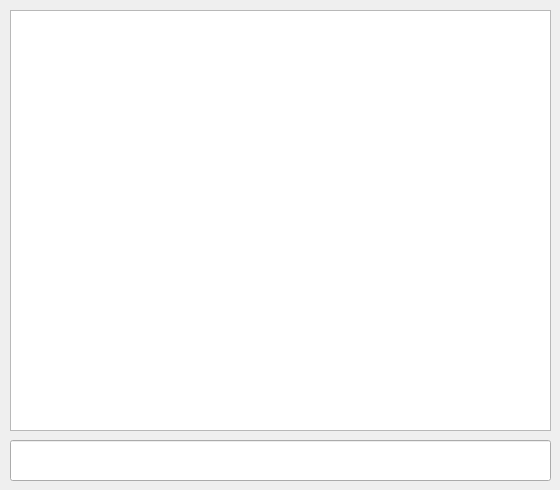
<?xml version="1.0" encoding="UTF-8"?>
<ui version="4.0">
 <class>MainWindow</class>
 <widget class="QMainWindow" name="MainWindow">
  <property name="geometry">
   <rect>
    <x>0</x>
    <y>0</y>
    <width>560</width>
    <height>490</height>
   </rect>
  </property>
  <property name="sizePolicy">
   <sizepolicy hsizetype="Fixed" vsizetype="Fixed">
    <horstretch>0</horstretch>
    <verstretch>0</verstretch>
   </sizepolicy>
  </property>
  <property name="minimumSize">
   <size>
    <width>560</width>
    <height>490</height>
   </size>
  </property>
  <property name="maximumSize">
   <size>
    <width>560</width>
    <height>490</height>
   </size>
  </property>
  <property name="windowTitle">
   <string>Бот-говорун Борис</string>
  </property>
  <property name="autoFillBackground">
   <bool>false</bool>
  </property>
  <widget class="QWidget" name="centralwidget">
   <widget class="QTextBrowser" name="textBrowser">
    <property name="geometry">
     <rect>
      <x>10</x>
      <y>10</y>
      <width>541</width>
      <height>421</height>
     </rect>
    </property>
    <property name="font">
     <font>
      <pointsize>15</pointsize>
     </font>
    </property>
   </widget>
   <widget class="QLineEdit" name="lineEdit">
    <property name="geometry">
     <rect>
      <x>10</x>
      <y>440</y>
      <width>541</width>
      <height>41</height>
     </rect>
    </property>
    <property name="font">
     <font>
      <pointsize>15</pointsize>
     </font>
    </property>
    <property name="inputMask">
     <string/>
    </property>
    <property name="text">
     <string notr="true"/>
    </property>
    <property name="frame">
     <bool>true</bool>
    </property>
    <property name="dragEnabled">
     <bool>false</bool>
    </property>
   </widget>
  </widget>
 </widget>
 <resources/>
 <connections/>
</ui>
